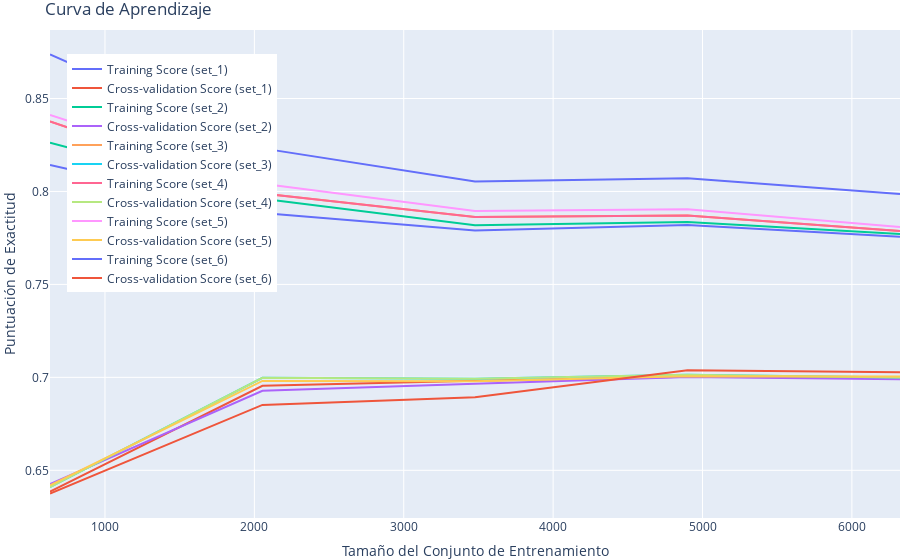

Notebook source saved alongside this figure:
### Code cell
from sklearn.model_selection import learning_curve

def plot_learning_curve(models, X, y, cv=5):
    fig = go.Figure()

    for model_name, model in models.items():
        train_sizes, train_scores, test_scores = learning_curve(model, X, y, cv=cv)
        train_scores_mean = np.mean(train_scores, axis=1)
        test_scores_mean = np.mean(test_scores, axis=1)

        fig.add_trace(go.Scatter(
            x=train_sizes,
            y=train_scores_mean,
            mode='lines',
            name=f'Training Score ({model_name})',
        ))

        fig.add_trace(go.Scatter(
            x=train_sizes,
            y=test_scores_mean,
            mode='lines',
            name=f'Cross-validation Score ({model_name})',
        ))

    fig.update_layout(
        title='Curva de Aprendizaje',
        xaxis_title='Tamaño del Conjunto de Entrenamiento',
        yaxis_title='Puntuación de Exactitud',
        legend=dict(x=0.02, y=0.95),
        margin=dict(l=0, r=0, t=30, b=0)
    )

    fig.show()
    fig.write_html(path_base + r"\\static\html\df_learning_curve.html")
    fig.write_image(path_base + r"\\static\img\df_learning_curve.png")

plot_learning_curve(modelos, X_train, y_train)

### Figure 1 — Plotly figure (JSON) as saved in the notebook; plotly's stock layout.template omitted (floating-point values rounded to 4 significant figures)
{"data": [{"mode": "lines", "name": "Training Score (set_1)", "type": "scatter", "x": [632, 2054, 3477, 4899, 6322], "y": [0.8142, 0.7884, 0.779, 0.782, 0.7756]}, {"mode": "lines", "name": "Cross-validation Score (set_1)", "type": "scatter", "x": [632, 2054, 3477, 4899, 6322], "y": [0.6385, 0.6954, 0.6982, 0.7004, 0.6999]}, {"mode": "lines", "name": "Training Score (set_2)", "type": "scatter", "x": [632, 2054, 3477, 4899, 6322], "y": [0.8263, 0.7961, 0.7818, 0.7836, 0.7771]}, {"mode": "lines", "name": "Cross-validation Score (set_2)", "type": "scatter", "x": [632, 2054, 3477, 4899, 6322], "y": [0.6425, 0.6928, 0.6966, 0.7002, 0.699]}, {"mode": "lines", "name": "Training Score (set_3)", "type": "scatter", "x": [632, 2054, 3477, 4899, 6322], "y": [0.8377, 0.7989, 0.7863, 0.787, 0.7787]}, {"mode": "lines", "name": "Cross-validation Score (set_3)", "type": "scatter", "x": [632, 2054, 3477, 4899, 6322], "y": [0.641, 0.6997, 0.6992, 0.7014, 0.7]}, {"mode": "lines", "name": "Training Score (set_4)", "type": "scatter", "x": [632, 2054, 3477, 4899, 6322], "y": [0.8377, 0.7989, 0.7863, 0.787, 0.7787]}, {"mode": "lines", "name": "Cross-validation Score (set_4)", "type": "scatter", "x": [632, 2054, 3477, 4899, 6322], "y": [0.641, 0.6997, 0.6992, 0.7014, 0.7]}, {"mode": "lines", "name": "Training Score (set_5)", "type": "scatter", "x": [632, 2054, 3477, 4899, 6322], "y": [0.8411, 0.8042, 0.7895, 0.7905, 0.7808]}, {"mode": "lines", "name": "Cross-validation Score (set_5)", "type": "scatter", "x": [632, 2054, 3477, 4899, 6322], "y": [0.6419, 0.6981, 0.698, 0.7006, 0.7005]}, {"mode": "lines", "name": "Training Score (set_6)", "type": "scatter", "x": [632, 2054, 3477, 4899, 6322], "y": [0.8737, 0.8232, 0.8053, 0.8071, 0.7986]}, {"mode": "lines", "name": "Cross-validation Score (set_6)", "type": "scatter", "x": [632, 2054, 3477, 4899, 6322], "y": [0.6375, 0.6852, 0.6894, 0.7038, 0.7028]}], "layout": {"legend": {"x": 0.02, "y": 0.95}, "margin": {"b": 0, "l": 0, "r": 0, "t": 30}, "title": {"text": "Curva de Aprendizaje"}, "xaxis": {"title": {"text": "Tamaño del Conjunto de Entrenamiento"}}, "yaxis": {"title": {"text": "Puntuación de Exactitud"}}}}
